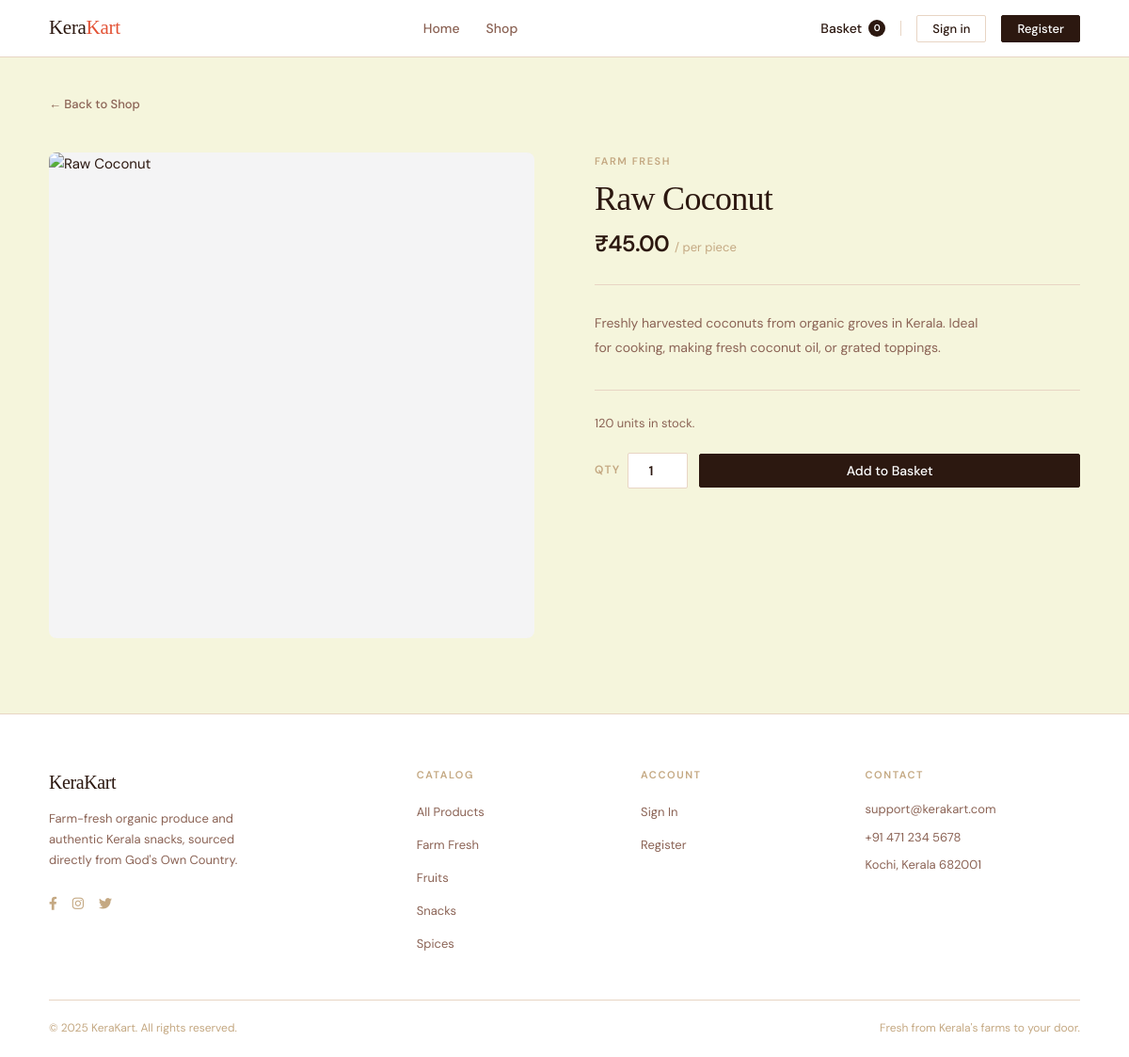
The app's page /products/raw-coconut/ with its own data.
### store/models.py (models this page shows, shortened)
class Product(models.Model):
    category = models.ForeignKey(Category, on_delete=models.CASCADE, related_name='products')
    name = models.CharField(max_length=200)
    slug = models.SlugField(unique=True)
    description = models.TextField()
    price = models.DecimalField(max_digits=8, decimal_places=2)
    unit = models.CharField(max_length=50)  # e.g. "per kg", "per pack"
    image = models.ImageField(upload_to='products/', blank=True)
    stock = models.PositiveIntegerField(default=0)
    is_available = models.BooleanField(default=True)

class Category(models.Model):
    name = models.CharField(max_length=100)
    slug = models.SlugField(unique=True)
    image = models.ImageField(upload_to='categories/', blank=True)
    class Meta:
        verbose_name_plural = 'categories'

### store/views.py (the view)
# urls.py: path('products/<slug:slug>/', views.product_detail, name='product_detail'),
def product_detail(request, slug):
    product = get_object_or_404(Product, slug=slug, is_available=True)
    context = {
        'product': product,
    }
    return render(request, 'store/product_detail.html', context)

### cart/context_processors.py (called while the page is built)
def cart_count(request):
    count = 0
    if 'cart' in request.session:
        cart = request.session['cart']
        for item in cart.values():
            count += item.get('qty', 0)
    return {'cart_count': count}

### templates/store/product_detail.html (shortened to what this page needs)
{% extends 'base.html' %}
{% load static %}
{% block content %}
<div class="container">
    <a href="{% url 'store:product_list' %}" class="detail-back">&larr; Back to Shop</a>
    <div class="detail-layout">
        <div class="detail-image">
            <img src="{% if product.slug == 'raw-coconut' %}https://images.unsplash.com/photo-1589883661923-6476cb0ae9f2?w=700&q=85
                      {% elif product.slug == 'raw-banana-nendran' %}https://images.unsplash.com/photo-1566393028639-d108a42c46a7?w=700&q=85
                      {% elif product.slug == 'tapioca-kappa' %}https://images.unsplash.com/photo-1590005354167-6da97870c913?w=700&q=85
                      {% elif product.slug == 'jackfruit' %}https://images.unsplash.com/photo-1596755094514-f87e34085b2c?w=700&q=85
                      {% elif product.slug == 'curry-leaves' %}https://images.unsplash.com/photo-1615485290382-441e4d049cb5?w=700&q=85
                      {% elif product.slug == 'nendran-banana' %}https://images.unsplash.com/photo-1571771894821-ce9b6c11b08e?w=700&q=85
                      {% elif product.slug == 'mango' %}https://images.unsplash.com/photo-1553279768-865429fa0078?w=700&q=85
                      {% elif product.slug == 'pineapple' %}https://images.unsplash.com/photo-1550258987-190a2d41a8ba?w=700&q=85
                      {% elif product.slug == 'banana-chips' %}https://images.unsplash.com/photo-1622484211148-717fa0f55734?w=700&q=85
                      {% elif product.slug == 'murukku' %}https://images.unsplash.com/photo-1601050690597-df056fb4ce78?w=700&q=85
                      {% elif product.slug == 'achappam' %}https://images.unsplash.com/photo-1589301760014-d929f3979dbc?w=700&q=85
                      {% elif product.slug == 'unniyappam' %}https://images.unsplash.com/photo-1505253716362-afaea1d3d1af?w=700&q=85
                      {% elif product.slug == 'black-pepper' %}https://images.unsplash.com/photo-1508746829417-e6f548d8d6ed?w=700&q=85
                      {% elif product.slug == 'cardamom' %}https://images.unsplash.com/photo-1544831209-66c3a116b472?w=700&q=85
                      {% elif product.slug == 'turmeric-powder' %}https://images.unsplash.com/photo-1615485290382-441e4d049cb5?w=700&q=85
                      {% else %}https://images.unsplash.com/photo-1542838132-92c53300491e?w=700&q=85
                      {% endif %}" alt="{{ product.name }}">
        </div>
        <div class="detail-info">
            <p class="detail-category">{{ product.category.name }}</p>
            <h1 class="detail-name">{{ product.name }}</h1>
            <div class="detail-price-row">
                <span class="detail-price">₹{{ product.price }}</span>
                <span class="detail-unit">/ {{ product.unit }}</span>
            </div>
            <p class="detail-desc">{{ product.description }}</p>
            <div class="detail-action">
                {% if product.stock > 0 and product.is_available %}
                    {% if product.stock < 5 %}
                        <p class="stock-note low">Only {{ product.stock }} units remaining.</p>
                    {% else %}
                        <p class="stock-note">{{ product.stock }} units in stock.</p>
                    {% endif %}
                    <form action="{% url 'cart:add_to_cart' product.id %}" method="post" class="add-to-cart-form">
                        <div class="qty-field">
                            <label for="qty">Qty</label>
                            <input type="number" id="qty" name="quantity" value="1" min="1" max="{{ product.stock }}" class="qty-input">
                        </div>
                        <button type="submit" class="btn btn-primary" style="flex: 1;">Add to Basket</button>
                    </form>
                {% else %}
                    <p class="stock-note out">This product is currently out of stock.</p>
                    <a href="{% url 'store:product_list' %}" class="btn btn-outline">Browse Other Products</a>
                {% endif %}
            </div>
        </div>
    </div>
</div>
{% endblock %}

### static/css/style.css (style rules this page uses)
:root { --cream: #F5F5DC; --sienna: #E35336; --sandy: #F4A460; --brown: #A0522D; --dark: #2C1810; --white: #FFFFFF; --muted: #8B6355; --border: #E8D5C4; --ink: #2C1810; --ink-soft: #8B6355; --ink-faint: #C4A882; --surface: #F5F5DC; --surface-2: #FFFFFF; --accent: #E35336; --accent-dim: #FDF0E6; --font-serif: 'Cormorant Garant', Georgia, serif; --font-body: 'DM Sans', system-ui, sans-serif; --font-ui: 'DM Sans', system-ui, sans-serif; --radius: 2px; --transition: all 0.16s ease; }
*, *::before, *::after { box-sizing: border-box; margin: 0; padding: 0; }
html { scroll-behavior: smooth; -webkit-font-smoothing: antialiased; }
body { background: var(--surface); color: var(--ink); font-family: var(--font-ui); font-size: 15px; line-height: 1.6; display: flex; flex-direction: column; min-height: 100vh; }
.container { width: 100%; max-width: 1160px; margin: 0 auto; padding: 0 32px; }
a { color: inherit; text-decoration: none; transition: var(--transition); }
img { display: block; max-width: 100%; }
h1, h2, h3 { font-family: var(--font-serif); font-weight: 400; line-height: 1.1; color: var(--ink); letter-spacing: -0.02em; }
p { color: var(--ink-soft); line-height: 1.7; }
.btn { display: inline-flex; align-items: center; justify-content: center; gap: 6px; padding: 10px 22px; border-radius: var(--radius); font-family: var(--font-ui); font-size: 14px; font-weight: 500; line-height: 1; cursor: pointer; transition: var(--transition); border: 1px solid transparent; white-space: nowrap; }
.btn-primary { background: var(--ink); color: var(--surface-2); border-color: var(--ink); }
.detail-back { display: inline-flex; align-items: center; gap: 6px; font-size: 13px; font-weight: 500; color: var(--ink-soft); margin-bottom: 40px; padding-top: 40px; transition: var(--transition); }
.detail-layout { display: grid; grid-template-columns: 1fr 1fr; gap: 64px; align-items: start; padding-bottom: 80px; }
.detail-image { width: 100%; aspect-ratio: 1/1; border-radius: 8px; overflow: hidden; background: #F4F4F5; }
.detail-image img { width: 100%; height: 100%; object-fit: cover; }
.detail-category { font-size: 11px; font-weight: 600; text-transform: uppercase; letter-spacing: 0.14em; color: var(--ink-faint); margin-bottom: 12px; }
.detail-name { font-family: var(--font-serif); font-size: clamp(2rem, 3vw, 2.8rem); font-weight: 400; margin-bottom: 8px; letter-spacing: -0.02em; }
.detail-price-row { display: flex; align-items: baseline; gap: 6px; margin-bottom: 28px; padding-bottom: 24px; border-bottom: 1px solid var(--border); }
.detail-price { font-size: 24px; font-weight: 600; color: var(--ink); letter-spacing: -0.03em; }
.detail-unit { font-size: 13px; color: var(--ink-faint); }
.detail-desc { font-size: 14px; color: var(--ink-soft); line-height: 1.8; margin-bottom: 32px; max-width: 44ch; }
.detail-action { padding-top: 24px; border-top: 1px solid var(--border); }
.stock-note { font-size: 13px; color: var(--ink-soft); margin-bottom: 20px; }
.add-to-cart-form { display: flex; gap: 12px; align-items: center; }
.qty-field { display: flex; align-items: center; gap: 8px; font-size: 13px; color: var(--ink-soft); }
.qty-field label { font-size: 12px; font-weight: 600; text-transform: uppercase; letter-spacing: 0.1em; color: var(--ink-faint); }
.qty-input { width: 64px; border: 1px solid var(--border); border-radius: var(--radius); padding: 9px 12px; text-align: center; font-weight: 600; font-size: 14px; font-family: var(--font-ui); color: var(--ink); background: var(--surface-2); outline: none; transition: var(--transition); }
:root { --cream: #FFF8EE; --sienna: #A0522D; --sandy: #E1B27B; --brown: #5C2E16; }
.btn-primary, .add-btn, .btn-add, .btn, button[type="submit"] { transition: transform 0.1s ease, background 0.15s ease !important; }

### records on screen
Product: category.name "FARM FRESH", name "Raw Coconut", price "45.00", unit "per piece", description "Freshly harvested coconuts from organic groves in Kerala. Ideal for cooking, making fresh coconut oil, or grated toppings.", stock "120"

### other values on screen
{{ cart_count|default:0 }} "0"
